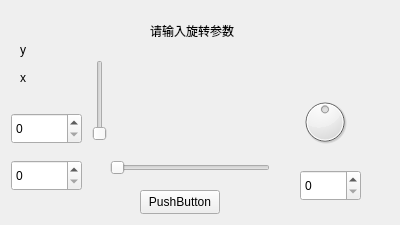
<?xml version="1.0" encoding="UTF-8"?>
<ui version="4.0">
 <class>rotateimage</class>
 <widget class="QWidget" name="rotateimage">
  <property name="geometry">
   <rect>
    <x>0</x>
    <y>0</y>
    <width>400</width>
    <height>225</height>
   </rect>
  </property>
  <property name="windowTitle">
   <string>Form</string>
  </property>
  <widget class="QLabel" name="label_title">
   <property name="geometry">
    <rect>
     <x>150</x>
     <y>20</y>
     <width>111</width>
     <height>21</height>
    </rect>
   </property>
   <property name="text">
    <string>请输入旋转参数</string>
   </property>
  </widget>
  <widget class="QSlider" name="horizontalSlider_xdata">
   <property name="geometry">
    <rect>
     <x>110</x>
     <y>160</y>
     <width>160</width>
     <height>16</height>
    </rect>
   </property>
   <property name="maximum">
    <number>1024</number>
   </property>
   <property name="orientation">
    <enum>Qt::Orientation::Horizontal</enum>
   </property>
  </widget>
  <widget class="QSlider" name="verticalSlider_ydata">
   <property name="geometry">
    <rect>
     <x>90</x>
     <y>60</y>
     <width>20</width>
     <height>81</height>
    </rect>
   </property>
   <property name="maximum">
    <number>1024</number>
   </property>
   <property name="orientation">
    <enum>Qt::Orientation::Vertical</enum>
   </property>
  </widget>
  <widget class="QDial" name="dial_angledata">
   <property name="geometry">
    <rect>
     <x>300</x>
     <y>90</y>
     <width>50</width>
     <height>64</height>
    </rect>
   </property>
   <property name="minimum">
    <number>-180</number>
   </property>
   <property name="maximum">
    <number>180</number>
   </property>
  </widget>
  <widget class="QSpinBox" name="spinBox_ydata">
   <property name="geometry">
    <rect>
     <x>11</x>
     <y>113</y>
     <width>71</width>
     <height>31</height>
    </rect>
   </property>
  </widget>
  <widget class="QSpinBox" name="spinBox_xdata">
   <property name="geometry">
    <rect>
     <x>11</x>
     <y>160</y>
     <width>71</width>
     <height>31</height>
    </rect>
   </property>
  </widget>
  <widget class="QLabel" name="label_xdata">
   <property name="geometry">
    <rect>
     <x>20</x>
     <y>70</y>
     <width>54</width>
     <height>16</height>
    </rect>
   </property>
   <property name="text">
    <string>x</string>
   </property>
  </widget>
  <widget class="QLabel" name="label_ydata">
   <property name="geometry">
    <rect>
     <x>20</x>
     <y>40</y>
     <width>61</width>
     <height>20</height>
    </rect>
   </property>
   <property name="text">
    <string>y</string>
   </property>
  </widget>
  <widget class="QSpinBox" name="spinBox_angledata">
   <property name="geometry">
    <rect>
     <x>300</x>
     <y>170</y>
     <width>61</width>
     <height>31</height>
    </rect>
   </property>
  </widget>
  <widget class="QLabel" name="label_pic">
   <property name="geometry">
    <rect>
     <x>120</x>
     <y>60</y>
     <width>151</width>
     <height>81</height>
    </rect>
   </property>
   <property name="text">
    <string/>
   </property>
  </widget>
  <widget class="QPushButton" name="confirmbutton">
   <property name="geometry">
    <rect>
     <x>140</x>
     <y>190</y>
     <width>80</width>
     <height>24</height>
    </rect>
   </property>
   <property name="text">
    <string>PushButton</string>
   </property>
  </widget>
 </widget>
 <resources/>
 <connections/>
</ui>
